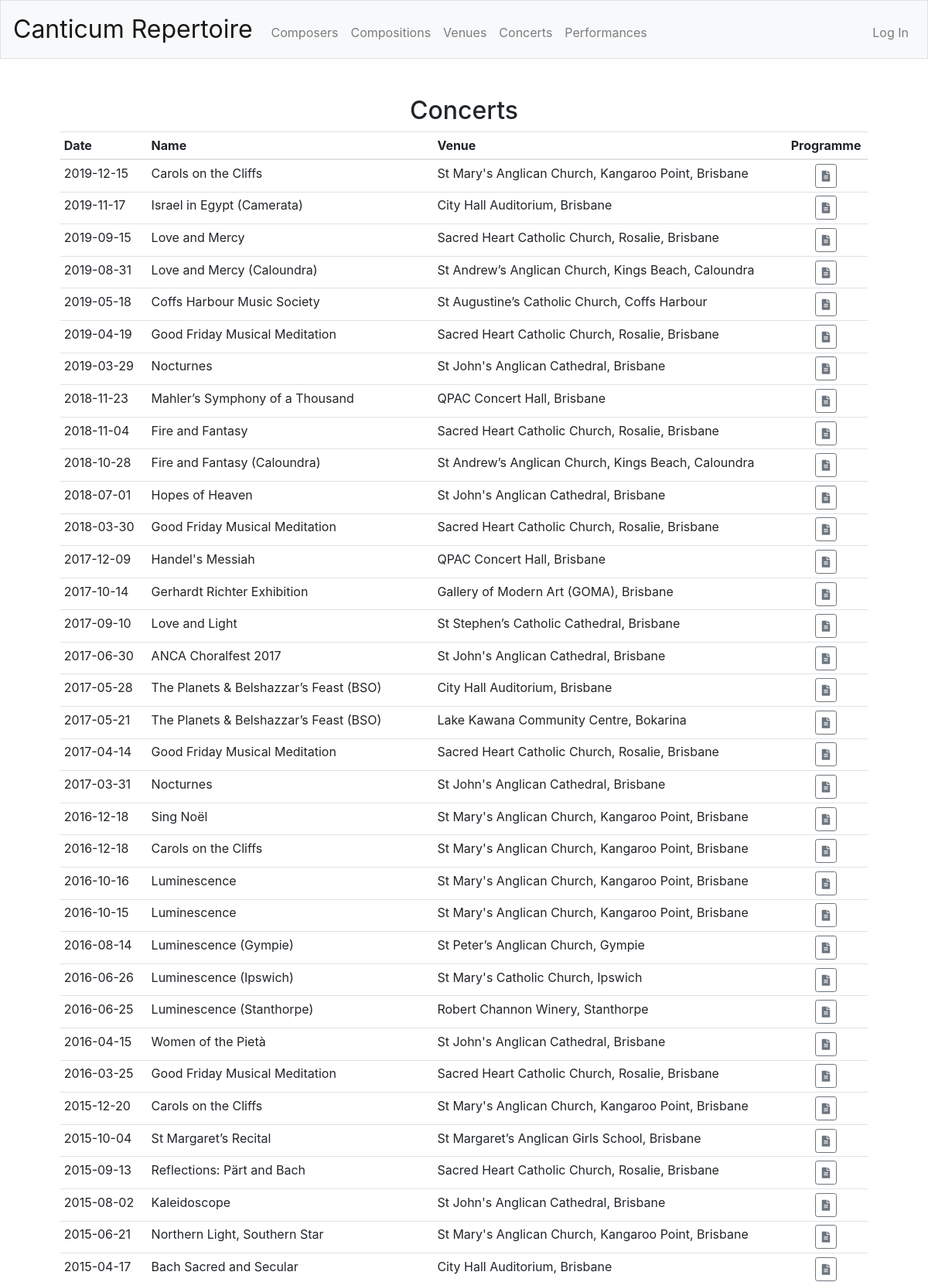
Page /concerts (upper part) on the committed database.
### tables this page shows
CREATE TABLE 'concerts' ('concert_id' integer PRIMARY KEY AUTOINCREMENT NOT NULL, 'concert_date' date NOT NULL, 'concert_name' text, 'venue_id' integer);

CREATE TABLE 'venues' ('venue_id' integer PRIMARY KEY AUTOINCREMENT NOT NULL, 'venue_name' text NOT NULL);

### app.py (the view)
@app.route("/concerts")
def concerts():
    concerts = list_concerts()
    venues = list_venues()
    return render_template("concerts.html", concerts=concerts, venues=venues)

### app.py (called while the page is built)
@app.after_request
def after_request(response):
    response.headers["Cache-Control"] = "no-cache, no-store, must-revalidate"
    response.headers["Expires"] = 0
    response.headers["Pragma"] = "no-cache"
    return response

def list_concerts():
    rows = db.execute("SELECT * FROM concerts t JOIN venues v ON t.venue_id = v.venue_id ORDER BY t.concert_date DESC")
    l_concerts = []
    for appearance in rows:
        appearance_info = {}
        appearance_info['concert_id'] = appearance['concert_id']
        appearance_info['concert_date'] = appearance['concert_date']
        appearance_info['concert_name'] = appearance['concert_name']
        appearance_info['venue_name'] = appearance['venue_name']
        l_concerts.append(appearance_info)
    return l_concerts

def list_venues():
    rows = db.execute("SELECT * FROM venues ORDER BY venue_name")
    l_venues = []
    for place in rows:
        place_info = {}
        place_info['venue_id'] = place['venue_id']
        place_info['venue_name'] = place['venue_name']
        l_venues.append(place_info)
    return l_venues

### templates/concerts.html (shortened to what this page needs)
{% extends "layout.html" %}
{% block main %}
    <h2>Concerts</h2>
    <table class = "table table-sm">
        <thead>
            <th class="text-left">Date</th>
            <th class="text-left">Name</th>
            <th class="text-left">Venue</th>
            <th class="text-center">Programme</th>
       </thead>
        <tbody>
            {% for concert in concerts %}
            <tr>
                <td class="text-left">{{ concert.concert_date }}</td>
                <td class="text-left">{{ concert.concert_name }}</td>
                <td class="text-left">{{ concert.venue_name }}</td>
                <td class="text-center">
                    <a href="/concertprogramme?id={{ concert.concert_id }}">
                        <button class="btn btn-outline-secondary btn-sm">
                            <i class="fas fa-file-alt"></i>
                        </button>
                    </a>
                </td>
            </tr>
            {% endfor %}
        </tbody>
    </table>
{% endblock %}

### rows in the picture
concerts: concert_date "2019-12-15", concert_name "Carols on the Cliffs", venue_name "St Mary's Anglican Church, Kangaroo Point, Brisbane"
concerts: concert_date "2019-11-17", concert_name "Israel in Egypt (Camerata)", venue_name "City Hall Auditorium, Brisbane"
concerts: concert_date "2019-09-15", concert_name "Love and Mercy", venue_name "Sacred Heart Catholic Church, Rosalie, Brisbane"
concerts: concert_date "2019-08-31", concert_name "Love and Mercy (Caloundra)", venue_name "St Andrew’s Anglican Church, Kings Beach, Caloundra"
concerts: concert_date "2019-05-18", concert_name "Coffs Harbour Music Society", venue_name "St Augustine’s Catholic Church, Coffs Harbour"
concerts: concert_date "2019-04-19", concert_name "Good Friday Musical Meditation", venue_name "Sacred Heart Catholic Church, Rosalie, Brisbane"
concerts: concert_date "2019-03-29", concert_name "Nocturnes", venue_name "St John's Anglican Cathedral, Brisbane"
concerts: concert_date "2018-11-23", concert_name "Mahler’s Symphony of a Thousand", venue_name "QPAC Concert Hall, Brisbane"
concerts: concert_date "2018-11-04", concert_name "Fire and Fantasy", venue_name "Sacred Heart Catholic Church, Rosalie, Brisbane"
concerts: concert_date "2018-10-28", concert_name "Fire and Fantasy (Caloundra)", venue_name "St Andrew’s Anglican Church, Kings Beach, Caloundra"
concerts: concert_date "2018-07-01", concert_name "Hopes of Heaven", venue_name "St John's Anglican Cathedral, Brisbane"
concerts: concert_date "2018-03-30", concert_name "Good Friday Musical Meditation", venue_name "Sacred Heart Catholic Church, Rosalie, Brisbane"
concerts: concert_date "2017-12-09", concert_name "Handel's Messiah", venue_name "QPAC Concert Hall, Brisbane"
concerts: concert_date "2017-10-14", concert_name "Gerhardt Richter Exhibition", venue_name "Gallery of Modern Art (GOMA), Brisbane"
concerts: concert_date "2017-09-10", concert_name "Love and Light", venue_name "St Stephen’s Catholic Cathedral, Brisbane"
concerts: concert_date "2017-06-30", concert_name "ANCA Choralfest 2017", venue_name "St John's Anglican Cathedral, Brisbane"
concerts: concert_date "2017-05-28", concert_name "The Planets & Belshazzar’s Feast (BSO)", venue_name "City Hall Auditorium, Brisbane"
concerts: concert_date "2017-05-21", concert_name "The Planets & Belshazzar’s Feast (BSO)", venue_name "Lake Kawana Community Centre, Bokarina"
concerts: concert_date "2017-04-14", concert_name "Good Friday Musical Meditation", venue_name "Sacred Heart Catholic Church, Rosalie, Brisbane"
concerts: concert_date "2017-03-31", concert_name "Nocturnes", venue_name "St John's Anglican Cathedral, Brisbane"
concerts: concert_date "2016-12-18", concert_name "Sing Noël", venue_name "St Mary's Anglican Church, Kangaroo Point, Brisbane"
concerts: concert_date "2016-12-18", concert_name "Carols on the Cliffs", venue_name "St Mary's Anglican Church, Kangaroo Point, Brisbane"
concerts: concert_date "2016-10-16", concert_name "Luminescence", venue_name "St Mary's Anglican Church, Kangaroo Point, Brisbane"
concerts: concert_date "2016-10-15", concert_name "Luminescence", venue_name "St Mary's Anglican Church, Kangaroo Point, Brisbane"
concerts: concert_date "2016-08-14", concert_name "Luminescence (Gympie)", venue_name "St Peter’s Anglican Church, Gympie"
concerts: concert_date "2016-06-26", concert_name "Luminescence (Ipswich)", venue_name "St Mary's Catholic Church, Ipswich"
concerts: concert_date "2016-06-25", concert_name "Luminescence (Stanthorpe)", venue_name "Robert Channon Winery, Stanthorpe"
concerts: concert_date "2016-04-15", concert_name "Women of the Pietà", venue_name "St John's Anglican Cathedral, Brisbane"
concerts: concert_date "2016-03-25", concert_name "Good Friday Musical Meditation", venue_name "Sacred Heart Catholic Church, Rosalie, Brisbane"
concerts: concert_date "2015-12-20", concert_name "Carols on the Cliffs", venue_name "St Mary's Anglican Church, Kangaroo Point, Brisbane"
concerts: concert_date "2015-10-04", concert_name "St Margaret’s Recital", venue_name "St Margaret’s Anglican Girls School, Brisbane"
concerts: concert_date "2015-09-13", concert_name "Reflections: Pärt and Bach", venue_name "Sacred Heart Catholic Church, Rosalie, Brisbane"
concerts: concert_date "2015-08-02", concert_name "Kaleidoscope", venue_name "St John's Anglican Cathedral, Brisbane"
concerts: concert_date "2015-06-21", concert_name "Northern Light, Southern Star", venue_name "St Mary's Anglican Church, Kangaroo Point, Brisbane"
concerts: concert_date "2015-04-17", concert_name "Bach Sacred and Secular", venue_name "City Hall Auditorium, Brisbane"
